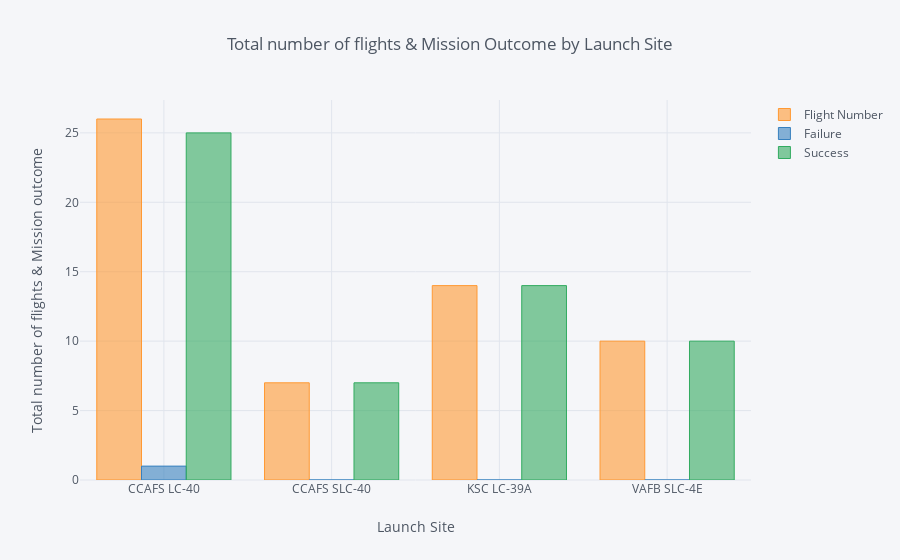

The notebook cell this image was saved under:
### Code cell
mix.iplot(kind='bar', xTitle='Launch Site', 
           yTitle='Total number of flights & Mission outcome', title='Total number of flights & Mission Outcome by Launch Site')

### Figure 1 — Plotly figure (JSON) as saved in the notebook; plotly's stock layout.template omitted (floating-point values rounded to 4 significant figures)
{"data": [{"marker": {"color": "rgba(255, 153, 51, 0.6)", "line": {"color": "rgba(255, 153, 51, 1.0)", "width": 1}}, "name": "Flight Number", "orientation": "v", "text": "", "type": "bar", "uid": "d5afad4f-d602-4352-8cd8-0a8a5bf3c14e", "x": ["CCAFS LC-40", "CCAFS SLC-40", "KSC LC-39A", "VAFB SLC-4E"], "y": [26, 7, 14, 10]}, {"marker": {"color": "rgba(55, 128, 191, 0.6)", "line": {"color": "rgba(55, 128, 191, 1.0)", "width": 1}}, "name": "Failure", "orientation": "v", "text": "", "type": "bar", "uid": "78dfbb34-6a29-479a-9a85-d9aa69a7c61b", "x": ["CCAFS LC-40", "CCAFS SLC-40", "KSC LC-39A", "VAFB SLC-4E"], "y": [1, 0, 0, 0]}, {"marker": {"color": "rgba(50, 171, 96, 0.6)", "line": {"color": "rgba(50, 171, 96, 1.0)", "width": 1}}, "name": "Success", "orientation": "v", "text": "", "type": "bar", "uid": "56b61b46-907d-4706-95a1-eb7ce6a6085e", "x": ["CCAFS LC-40", "CCAFS SLC-40", "KSC LC-39A", "VAFB SLC-4E"], "y": [25, 7, 14, 10]}], "layout": {"legend": {"bgcolor": "#F5F6F9", "font": {"color": "#4D5663"}}, "paper_bgcolor": "#F5F6F9", "plot_bgcolor": "#F5F6F9", "title": {"font": {"color": "#4D5663"}, "text": "Total number of flights & Mission Outcome by Launch Site"}, "xaxis": {"gridcolor": "#E1E5ED", "showgrid": true, "tickfont": {"color": "#4D5663"}, "title": {"font": {"color": "#4D5663"}, "text": "Launch Site"}, "zerolinecolor": "#E1E5ED"}, "yaxis": {"gridcolor": "#E1E5ED", "showgrid": true, "tickfont": {"color": "#4D5663"}, "title": {"font": {"color": "#4D5663"}, "text": "Total number of flights & Mission outcome"}, "zerolinecolor": "#E1E5ED"}}}
